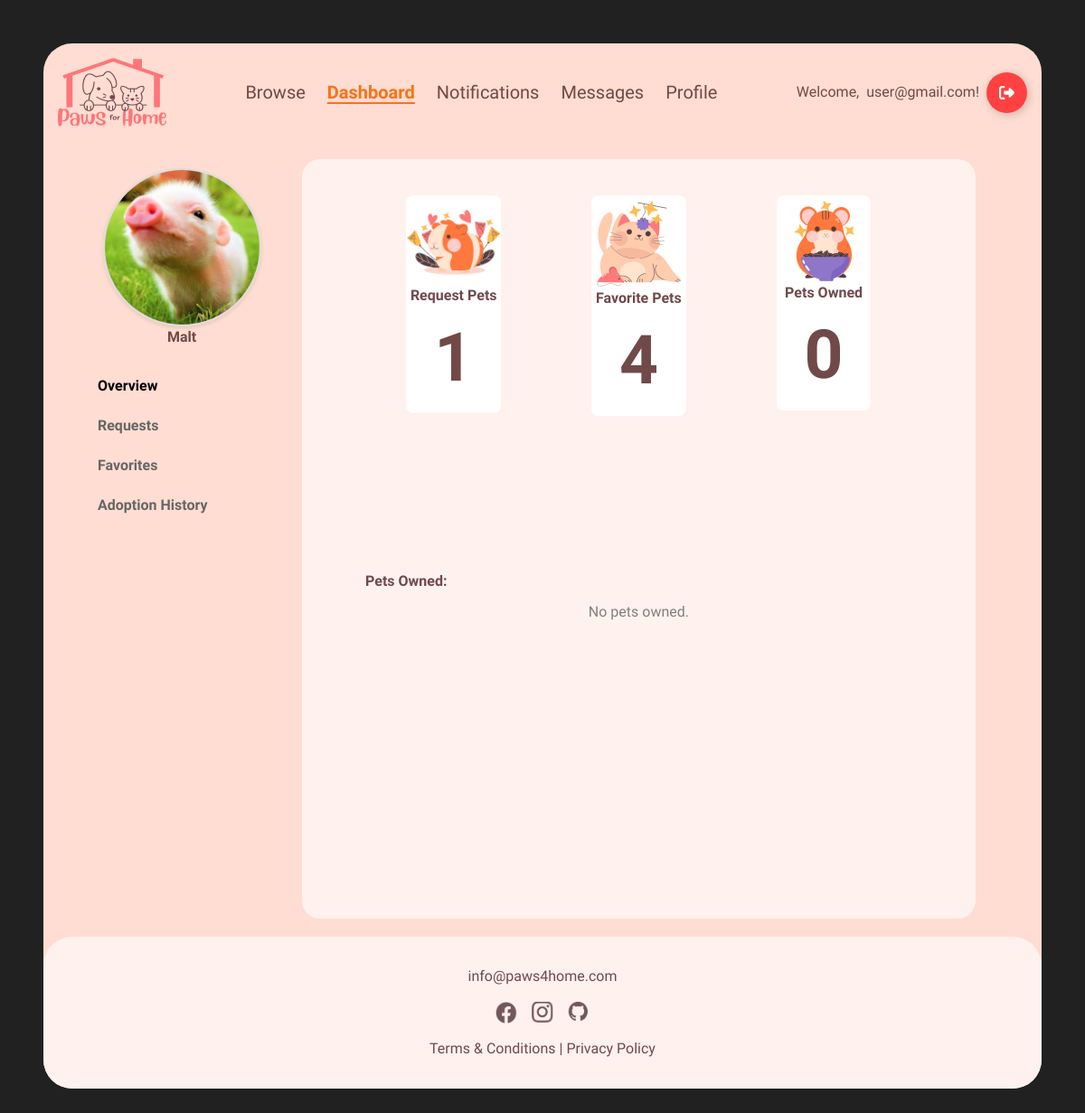
/userdashboard/ (signed in), run on an earlier commit of the app's database.
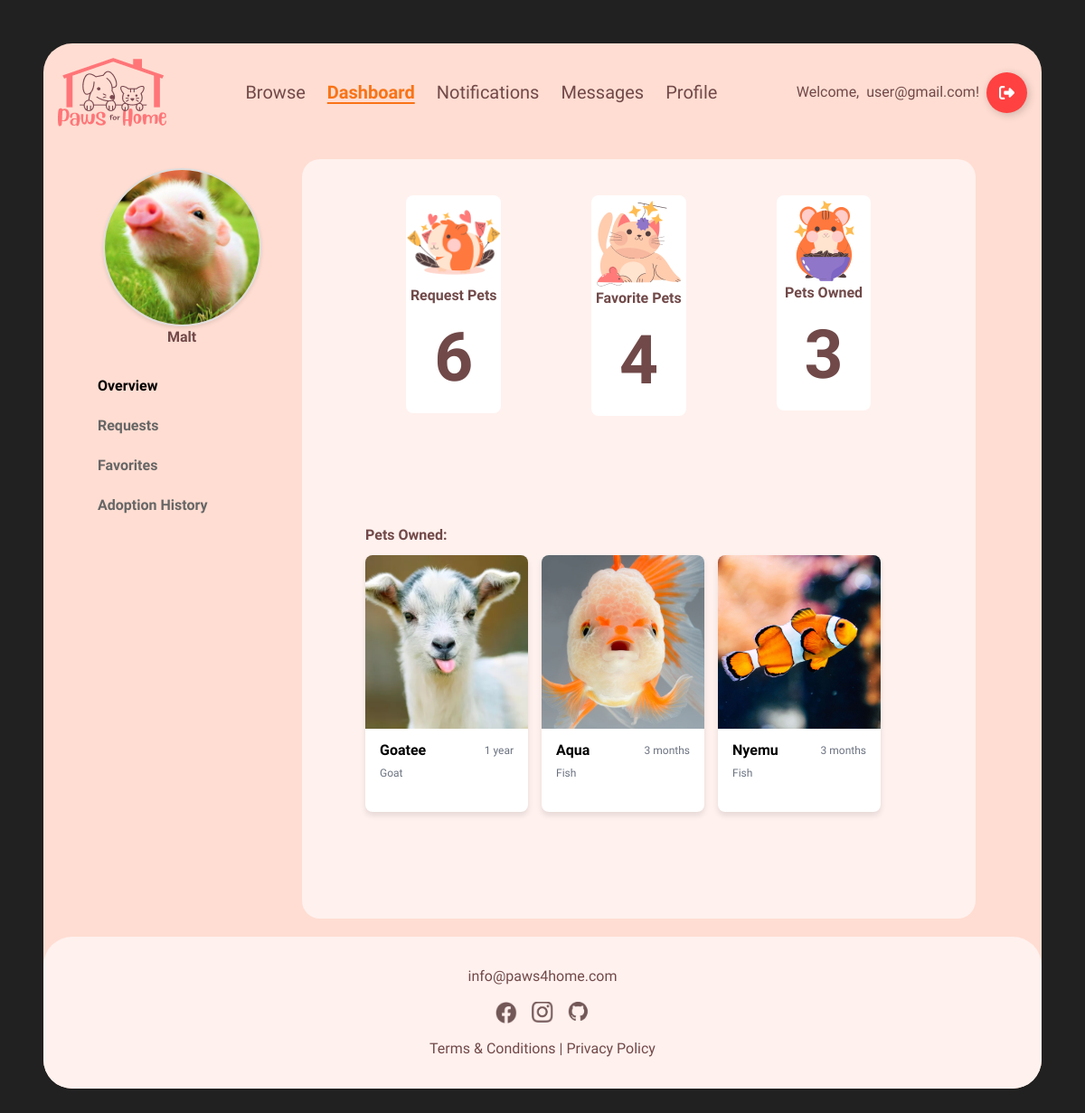
And on a later commit of the database.
### pets/models.py (models this page shows, shortened)
class Pet(models.Model):
    STATUS_CHOICES = [
        (1, 'Available'),
        (2, 'Adopted'),
    ]
    TYPE_CHOICES = [
    ('Dog', 'Dog'),
    ('Cat', 'Cat'),
    ('Bird', 'Bird'),
    ('Fish', 'Fish'),
    ('Rabbit', 'Rabbit'),
    ('Hamster', 'Hamster'),
    ('Guinea Pig', 'Guinea Pig'),
    ('Frog', 'Frog'),
    ('Ferret', 'Ferret'),
    ('Chinchilla', 'Chinchilla'),
    ('Hedgehog', 'Hedgehog'),
    ('Mouse', 'Mouse'),
    ('Rat', 'Rat'),
    ('Turtle', 'Turtle'),
    ('Snake', 'Snake'),
    ('Lizard', 'Lizard'),
    ('Parrot', 'Parrot'),
    ('Canary', 'Canary'),
    ('Budgerigar', 'Budgerigar'),
    ('Cockatoo', 'Cockatoo'),
    ('Macaw', 'Macaw'),
    ('Lovebird', 'Lovebird'),
    ('Quail', 'Quail'),
    ('Duck', 'Duck'),
    ('Chicken', 'Chicken'),
    ('Goat', 'Goat'),
    ('Pig', 'Pig'),
    ('Spider', 'Spider'),
    ('Tarantula', 'Tarantula'),
    ('Other', 'Other'),
    ]
    name = models.CharField(max_length=100)
    image = models.ImageField(upload_to='pets/', default='pets/default_pet.jpg')
    type = models.CharField(choices=TYPE_CHOICES, max_length=20, default='other')
    age_years = models.IntegerField(default=0)
    age_months = models.IntegerField(default=0)
    description = models.TextField(blank=True,null=True)
    location = models.TextField(blank=True,null=True, default='N/A')
    breed = models.CharField(max_length=50, blank=True, null=True)
    adoption_fee = models.IntegerField(default=0, blank=True)
    status = models.IntegerField(choices=STATUS_CHOICES, default=1)
    created_at = models.DateTimeField(auto_now_add=True)
    owner = models.ForeignKey(settings.AUTH_USER_MODEL, on_delete=models.CASCADE, null=True)
    is_deleted = models.BooleanField(default=False)

### main/decorators.py (the view)
    def _wrapped_view(request, *args, **kwargs):
        if request.user.account_type != 'user':
            return render(request, '403.html', {}, status=403)
        return view_func(request, *args, **kwargs)

### main/views.py (called while the page is built)
@login_required
@adopter_required
def user_dashboard(request):
    if not request.user.is_authenticated:
        return render(request, 'error404.html', {})
    curr_fn = request.user.first_name
    curr_account = request.user
    user_requests = AdoptionRequest.objects.filter(account_id = request.user.id)
    pets = user_requests.filter(status=2).values_list('pet_id', flat=True)
    own_pet = Pet.objects.filter(id__in = pets)
    own_pet_count = user_requests.filter(status = 2).count()
    request_count = user_requests.filter(status=1).count()
    fave_count = Favorite.objects.filter(user_id = request.user.id).count()
    return render(request, 'userdashboard.html', {
        'curr_fn':curr_fn,
        'own_pet':own_pet,
        'own_pet_count':own_pet_count,
        'request_count':request_count,
        'fave_count':fave_count,
        'curr': curr_account
        })

### main/templates/userdashboard.html (shortened to what the changed rows need)
{% extends "base.html" %}
{% block content %}
{% load static %}
{% url 'main:user_dashboard' as user_dashboard_url %}
{% url 'main:ud_requests' as ud_requests_url %}
{% url 'main:ud_favorites' as ud_favorites_url %}
{% url 'main:ud_adoptionhistory' as ud_adoptionhistory_url %}
    <link rel="stylesheet" href="{% static 'css/user-dashboard.css' %}">
    <div class="main">
        <div class="side-bar">
            <center>
                <div>
                    <h2>{{ curr_fn }}</h2>
                </div>
            </center>
        </div>
        <div class="side-bar-contents">
            {% block u_dash_content %}
            <div class="content for-overview">
                    <section class="overview-stats">
                        <div class="overview">
                            <center>
                                <img src="{% static 'images/guinea-pig 1.png' %}" alt="Request Pets">
                                <h3>Request Pets</h3>
                                <p class="count">{{request_count}}</p>
                            </center>
                        </div>
                        <div class="overview">
                            <center>
                                <img src="{% static 'images/shelterboardpic3.png' %}" alt="Pets Owned">
                                <h3>Pets Owned</h3>
                                <p class="count">{{own_pet_count}}</p>
                            </center>
                        </div>
                    </section>
                    <section class="pets-owned">
                        <div class="pet-own-list">
                            {% if own_pet %}
                                {% for op in own_pet %}
                                        <div class="pet">
                                            <img src="{{ op.image.url }}" alt="{{ op.name }}" class="pet-image">
                                            <div class="pet-info">
                                                <div class="name-age">
                                                    <h3 class="pet-name">{{ op.name }}</h3>
                                                    <p class="pet-age">
                                                        {% if op.age_years > 0 %}
                                                            {% if op.age_years > 1 %}
                                                            {{ op.age_years }} years
                                                            {% else %}
                                                            {{ op.age_years }} year
                                                            {% endif %}
                                                        {% else %}
                                                            {% if op.age_months > 1 %}
                                                            {{ op.age_months }} months
                                                            {% else %}
                                                            {{ op.age_months }} month
                                                            {% endif %}
                                                        {% endif %}
                                                    </p>
                                                </div>
                                                <span class="pet-type">{{ op.type }}</span>
                                            </div>
                                        </div>
                                {% endfor %}
                            {% else %}
                                <p class="empty-overview">No pets owned.</p>
                            {% endif %}
                        </div>
                    </section>
                </div>
            {% endblock u_dash_content %}
        </div>
    </div>
{% endblock content%}

What changed in the data, as far as the page shows it:
now on this page (row edited): Pet: image (picture), name "Goatee", age_years "1", type "Goat"
now on this page (row edited): Pet: image (picture), name "Aqua", age_months "3", type "Fish"
now on this page (row edited): Pet: image (picture), name "Nyemu", age_months "3", type "Fish"
Also different on the page:
{{ request_count }}: "1" → "6"
{{ own_pet_count }}: "0" → "3"
text no longer shown: "No pets owned."
